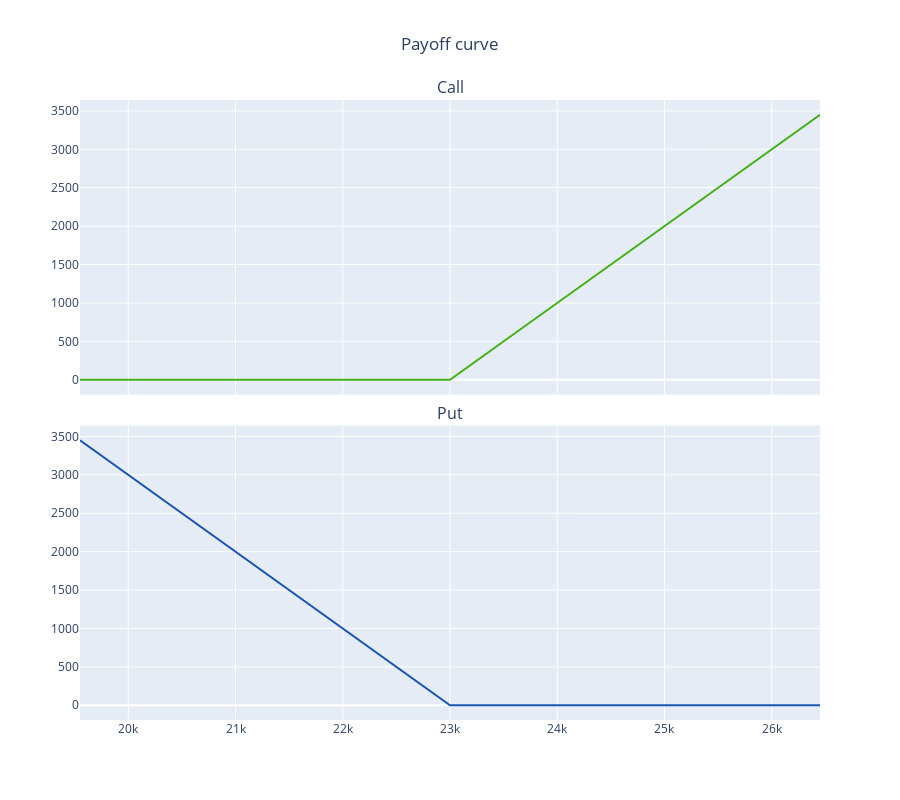

The notebook cell this image was saved under:
### Markdown cell above
### Payoff diagram: LONG-side, final price only

### Code cell
stock3 = 22000  # Underlying price
strike3 = 23000   # strike price 
tradedate3 = datetime(2022, 6, 6)
expiry3 = datetime(2022, 6, 30)
numday3 = (expiry3 - tradedate3).days    # number of days to expiry 
sig3 = 30   # IV 24%

BStest3 = BSModel(stock3, strike3, numday3, sig3/100)
BStest3.getpayoff(opside='LONG')

### Figure 1 — Plotly figure (JSON) as saved in the notebook; plotly's stock layout.template omitted (floating-point values rounded to 4 significant figures)
{"data": [{"line": {"color": "#43b117"}, "mode": "lines", "name": "Call-Exp", "type": "scatter", "x": [19550, 20240, 20930, 21620, 22310, 23000, 23690, 24380.0, 25070.0, 25760.0, 26450.0], "xaxis": "x", "y": [0, 0, 0, 0, 0, 0, 690, 1380.0, 2070.0, 2760.0, 3450.0], "yaxis": "y"}, {"line": {"color": "#1756b1"}, "mode": "lines", "name": "Put-Exp", "type": "scatter", "x": [19550, 20240, 20930, 21620, 22310, 23000, 23690, 24380.0, 25070.0, 25760.0, 26450.0], "xaxis": "x2", "y": [3450, 2760, 2070, 1380, 690, 0, 0, 0, 0, 0, 0], "yaxis": "y2"}], "layout": {"annotations": [{"font": {"size": 16}, "showarrow": false, "text": "Call", "x": 0.5, "xanchor": "center", "xref": "paper", "y": 1, "yanchor": "bottom", "yref": "paper"}, {"font": {"size": 16}, "showarrow": false, "text": "Put", "x": 0.5, "xanchor": "center", "xref": "paper", "y": 0.475, "yanchor": "bottom", "yref": "paper"}], "height": 800, "showlegend": false, "title": {"text": "Payoff curve", "x": 0.5}, "xaxis": {"anchor": "y", "domain": [0, 1], "matches": "x2", "showticklabels": false}, "xaxis2": {"anchor": "y2", "domain": [0, 1]}, "yaxis": {"anchor": "x", "domain": [0.525, 1]}, "yaxis2": {"anchor": "x2", "domain": [0, 0.475]}}}
